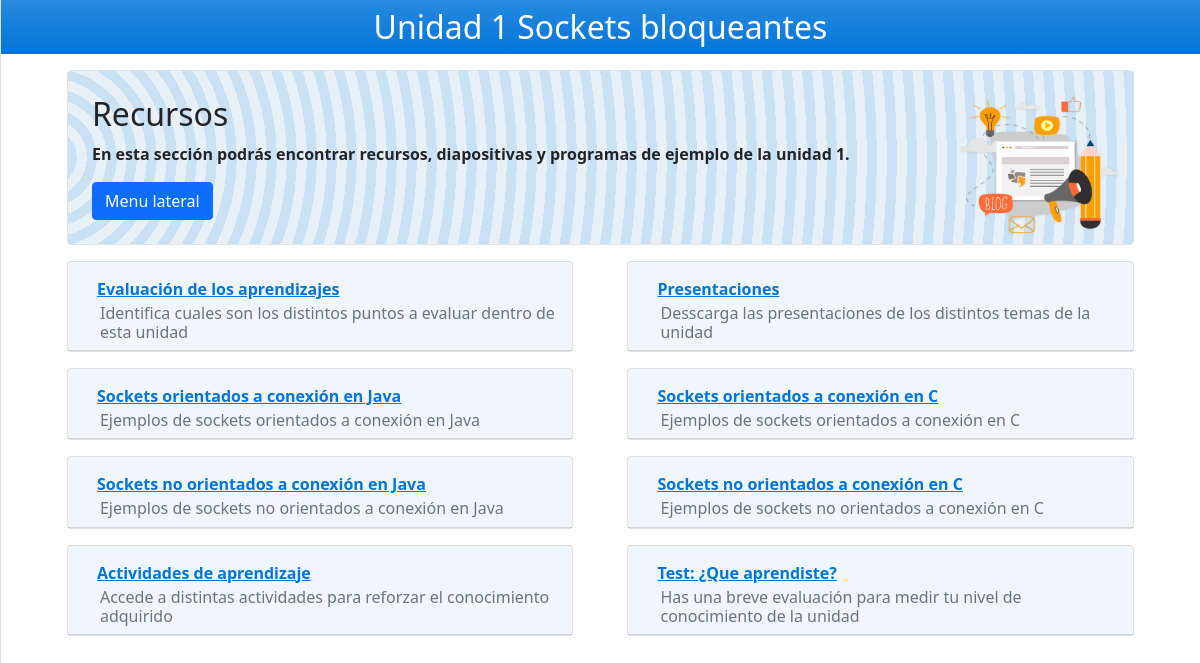
Page /resource/1/ on the earlier database version.
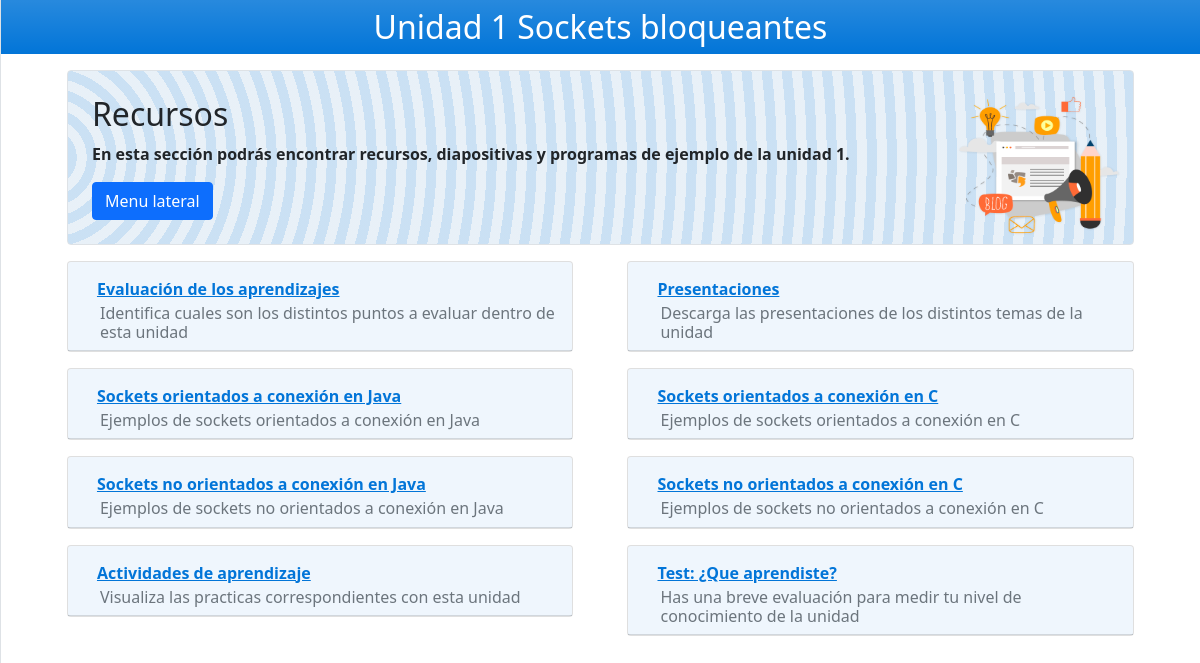
Same page on the later database version.
### gestion/models.py (models this page shows, shortened)
class BaseUnit(models.Model):
    class Meta:
        abstract = True
    name = models.CharField(
        max_length=50, help_text="Nombre de la unidad.", verbose_name="Nombre de la unidad"
    )
    order = models.PositiveIntegerField(
        unique=True, help_text="Índice de la unidad (usado para ordenar cada unidad).", verbose_name="Índice"
    )

class Unit(BaseUnit):
    class Meta:
        ordering = ("order",)
    goal = models.CharField(
        max_length=200, default="Ejemplo", help_text="Objetivo de la materia.", verbose_name="Objetivo"
    )
    header_color = ColorField(default="#000000", help_text="Color de la barra principal.")

class UnitResource(BaseUnit):
    class Meta:
        ordering = ("order",)
    parent = models.ForeignKey(
        Unit,
        on_delete=models.CASCADE,
        related_name="ResourceUnit",
        help_text="Sección padre de este recurso.",
        verbose_name="Sección padre",
    )
    contents = models.TextField(help_text="Contenidos (HTML) para este recurso.", max_length=1000)
    subtitle = models.TextField(max_length=9000, help_text="Subtítulo, opcional.", blank=True, null=True)
    order_as_str = models.CharField(
        max_length=10,
        unique=True,
        help_text="Índice a mostrar en el sitio (Ej: 1.2.3).",
        verbose_name="Índice (temario)",
    )

### gestion/views.py (the view)
# urls.py: path("resource/<int:order>/", views.resource, name="resource")
def resource(request, order: int):
    if this_unit := Unit.objects.filter(order=order).first():
        return render(
            request,
            "resource.html",
            context={
                "this_unit": this_unit,
                "units": Unit.objects.all(),
                "resources": UnitResource.objects.filter(parent=this_unit),
            },
        )
    raise Http404()

### gestion/templates/resource.html (shortened to what this page needs)
{% extends 'base.html' %}
{% load static %}
{% block content %}
	<div style="padding-top: 0px;">
        <div class="text-white text-center mx-auto p-2 bg-gradient " style="background-color: {{ this_unit.header_color }};">
			<h2 style="margin-bottom: 0"> Unidad {{ this_unit.order }} {{ this_unit.name }}</h2>
        </div>
        <div class="col col-md-11 p-3 mx-auto">
            <img src="{% static 'main/content.png'%}" width="190" height="190" class="d-inline-block align-top float-right" alt="">
            <div class="bg-light p-4 rounded border border_acccent soft_accent">
                <h2 id="objetivo">Recursos</h2>
                <p class="font-weight-bold">
                	En esta sección podrás encontrar recursos, diapositivas y programas de ejemplo de la unidad {{ this_unit.order }}.
                </p>
                <button class="btn btn-primary text-white" id="sidebarToggle">Menu lateral</button>
            </div>
            <div class="p-2">
            </div>
            <div class="card-deck">
                <div class="row">
                {% for item in resources %}
                    <div class="col col-md-6 mb-3">
                        <div class="card">
                            <div class="card-header softer_accent" id="heading_{{item.order}}">
                                <button class="btn btn-link font-weight-bold" data-toggle="collapse" data-target="#collapse_{{item.order}}"
                                    aria-expanded="true" aria-controls="collapse_{{item.order}}">
                                     {{item.name}}
                                </button>
                                {% if item.subtitle %}
                                    <h6 class="card-subtitle ml-3 text-muted">{{ item.subtitle }}</h6>
                                {% endif %}
                            </div>
                        </div>
                    </div>
                {% endfor %}
                </div>
            </div>
        </div>
    </div>
</div>
{% endblock %}

### gestion/templates/base.html (shortened to what this page needs)
{% load static %}
<!DOCTYPE html>
<html lang="en">
    <head>
        <link rel="stylesheet" href="https://stackpath.bootstrapcdn.com/bootstrap/4.3.1/css/bootstrap.min.css">
        <link rel="stylesheet" href="{% static 'css/styles.css' %}">
    </head>
    <body class="pt-0">
        <div class="d-flex" id="wrapper">
            <div id="page-content-wrapper">
    {% block content %}
    {% endblock %}
    </body>
</html>

Differences in the rows shown:
changed UnitResource "Presentaciones": subtitle "Desscarga las presentaciones de los distintos temas de la unidad" → "Descarga las presentaciones de los distintos temas de la unidad"
changed UnitResource "Actividades de aprendizaje": subtitle "Accede a distintas actividades para reforzar el conocimiento adquirido" → "Visualiza las practicas correspondientes con esta unidad"
